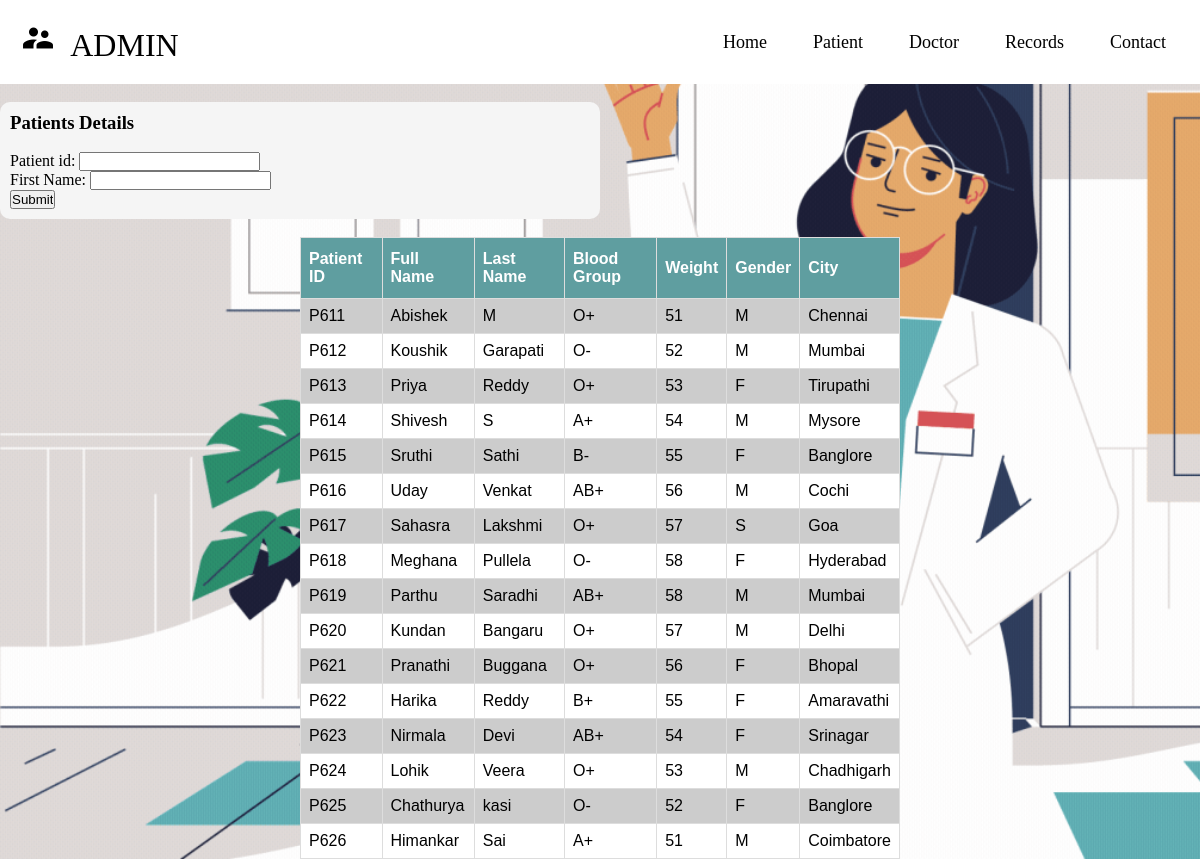
/PMS/admin/admin_patient_details.php, run on the app's committed database.
### tables this page shows
CREATE TABLE `patient` (
  `P_ID` varchar(6) NOT NULL,
  `F_name` varchar(15) NOT NULL,
  `L_name` varchar(10) NOT NULL,
  `P_pwd` varchar(20) NOT NULL,
  `P_weight` decimal(3,0) DEFAULT NULL,
  `P_bg` varchar(4) NOT NULL,
  `P_address` varchar(20) DEFAULT NULL,
  `P_dob` date DEFAULT NULL,
  `P_gender` varchar(6) NOT NULL
);

### PMS/admin/admin_patient_details.php (the view, shortened to what this page needs)
<?php
  include 'admin_config.php';
?>
<!DOCTYPE html>
<html lang="en">
 <head>
   <link rel="stylesheet" href="admin.css" >
 </head>
 <body style="background-image: url('1.gif'); background-size: cover">
   <nav class="navbar">
     <div class="logo"><i class="material-icons" style="font-size:36px;">supervisor_account</i>&nbsp;  ADMIN</div>
     <ul class="nav-links">
       <div class="menu">
         <li><a href="../index.php">Home</a></li>
         <li class="services">
           <a href="admin_patient_details.php">Patient</a>
           <li class="services">
            <a href="admin_doctor_details.php">Doctor</a>
            <li class="services">
            <a href="admin_records_deaths.php">Records</a>
            <li><a href="admin_contact.php">Contact</a></li>
         </li>
     </ul>
   </nav><br>
   <div class="form-container" >
       <h3>Patients Details</h3><br>
       <form action="admin_patient_details.php" method="POST">
      <label for="id">Patient id:</label>
      <input type="text" id="id" name="P_ID" ><br>
      <label for="name">First Name: </label>
      <input type="text" id="name" name="F_name" ><br>
      <input  name="submit" type="submit" class="btn">
    </form>
   </div><br>
   <table class="table_content">
       <tr>
           <th>Patient ID</th>
           <th>Full Name</th>
           <th>Last Name</th>
           <th>Blood Group</th>
           <th>Weight</th>
           <th>Gender</th>
           <th>City</th>
       </tr>
       <?php
  if(!isset($_POST['submit']))
  {
      $query="select * from patient ";
    $data =mysqli_query($conn, $query);
    if (mysqli_num_rows($data)>0)
    {
    while($row=mysqli_fetch_array($data))
        { ?>
            <tr>
                <td><?php echo $row['P_ID']; ?></td>
                <td><?php echo $row['F_name']; ?></td>
                <td><?php echo $row['L_name']; ?></td>
                <td><?php echo $row['P_bg']; ?></td>
                <td><?php echo $row['P_weight']; ?></td>
                <td><?php echo $row['P_gender']; ?></td>
                <td><?php echo $row['P_address']; ?></td>
            </tr>
<?php
        }
    }
    else{
?>
    <tr>
    <td>Records Not Found!</td>
    </tr>
<?php
        }
    }
    ?>
 </body>
</html>

### PMS/admin/admin.css (style rules this page uses)
* { margin: 0; padding: 0; box-sizing: border-box; }
body { font-family: cursive; }
a { text-decoration: none; }
li { list-style: none; }
.navbar { display: flex; align-items: center; justify-content: space-between; padding: 20px; background-color: #fff; color: black; }
.nav-links a { color: black; }
.logo { font-size: 32px; }
.menu { display: flex; gap: 1em; font-size: 18px; }
.menu li { padding: 5px 14px; }
.services { position: relative; }
.form-container { background-color: whitesmoke; position: center; color:black; padding: 10px; max-width: 50%; border-radius: 10px; position: relative; overflow: hidden }

### PMS/admin/admin_patient_details.php (style rules this page uses)
.table_content { font-family: Arial, Helvetica, sans-serif; border-collapse: collapse; width: 50%; margin:auto; }
.table_content td, .table_content th { border: 1px solid #ddd; padding: 8px; }
.table_content tr:nth-child(even) { background-color: #ccc; }
.table_content tr:nth-child(odd) { background-color: #fff; }
.table_content th { padding-top: 12px; padding-bottom: 12px; text-align: left; background-color: cadetblue; color: white; }

### data on the page
patient: P_ID "P611", F_name "Abishek", L_name "M", P_bg "O+", P_weight "51", P_gender "M", P_address "Chennai"
patient: P_ID "P612", F_name "Koushik", L_name "Garapati", P_bg "O-", P_weight "52", P_gender "M", P_address "Mumbai"
patient: P_ID "P613", F_name "Priya", L_name "Reddy", P_bg "O+", P_weight "53", P_gender "F", P_address "Tirupathi"
patient: P_ID "P614", F_name "Shivesh", L_name "S", P_bg "A+", P_weight "54", P_gender "M", P_address "Mysore"
patient: P_ID "P615", F_name "Sruthi", L_name "Sathi", P_bg "B-", P_weight "55", P_gender "F", P_address "Banglore"
patient: P_ID "P616", F_name "Uday", L_name "Venkat", P_bg "AB+", P_weight "56", P_gender "M", P_address "Cochi"
patient: P_ID "P617", F_name "Sahasra", L_name "Lakshmi", P_bg "O+", P_weight "57", P_gender "S", P_address "Goa"
patient: P_ID "P618", F_name "Meghana", L_name "Pullela", P_bg "O-", P_weight "58", P_gender "F", P_address "Hyderabad"
patient: P_ID "P619", F_name "Parthu", L_name "Saradhi", P_bg "AB+", P_weight "58", P_gender "M", P_address "Mumbai"
patient: P_ID "P620", F_name "Kundan", L_name "Bangaru", P_bg "O+", P_weight "57", P_gender "M", P_address "Delhi"
patient: P_ID "P621", F_name "Pranathi", L_name "Buggana", P_bg "O+", P_weight "56", P_gender "F", P_address "Bhopal"
patient: P_ID "P622", F_name "Harika", L_name "Reddy", P_bg "B+", P_weight "55", P_gender "F", P_address "Amaravathi"
patient: P_ID "P623", F_name "Nirmala", L_name "Devi", P_bg "AB+", P_weight "54", P_gender "F", P_address "Srinagar"
patient: P_ID "P624", F_name "Lohik", L_name "Veera", P_bg "O+", P_weight "53", P_gender "M", P_address "Chadhigarh"
patient: P_ID "P625", F_name "Chathurya", L_name "kasi", P_bg "O-", P_weight "52", P_gender "F", P_address "Banglore"
patient: P_ID "P626", F_name "Himankar", L_name "Sai", P_bg "A+", P_weight "51", P_gender "M", P_address "Coimbatore"
